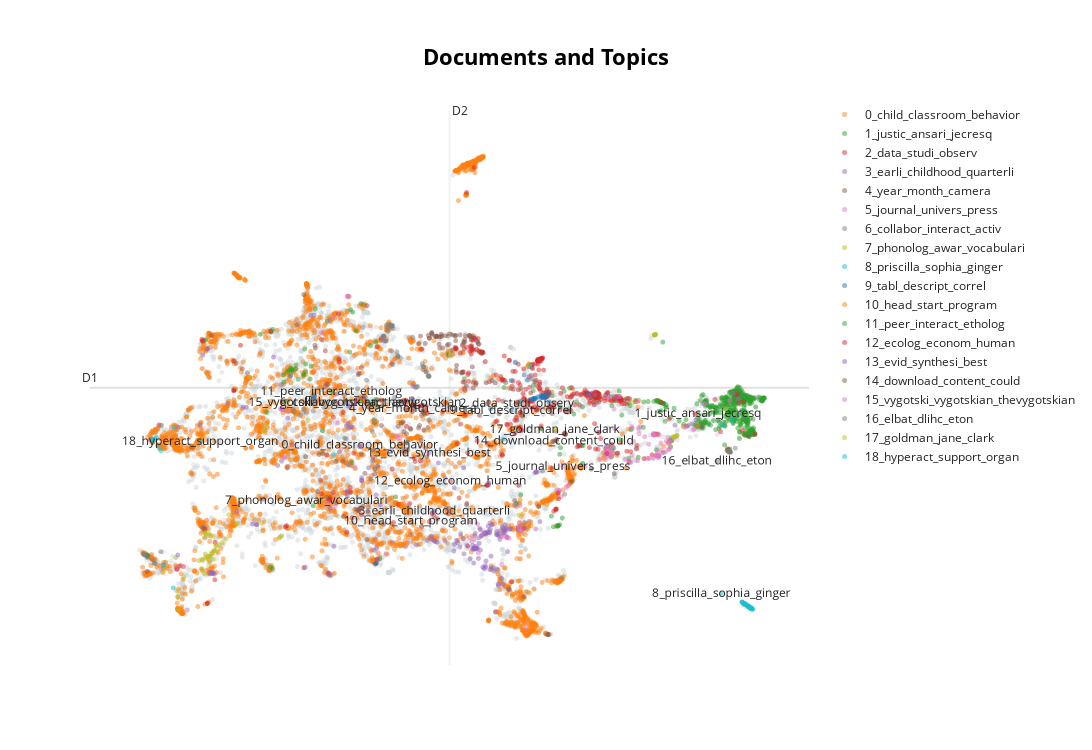

The notebook cell this image was saved under:
### Markdown cell above
# 7. Visualize documents

We can visualize the documents (=texts) inside the topics to see if they were assigned correctly or whether they make sense. To do so, we can use the topic_model.visualize_documents() function. This function recalculates the document embeddings and reduces them to 2-dimensional space for easier visualization purposes.

### Code cell
df = df.reset_index(drop=True)  # Reset index to avoid KeyError
topic_model.visualize_documents(df['sentence'].tolist())  # Convert Series to list
